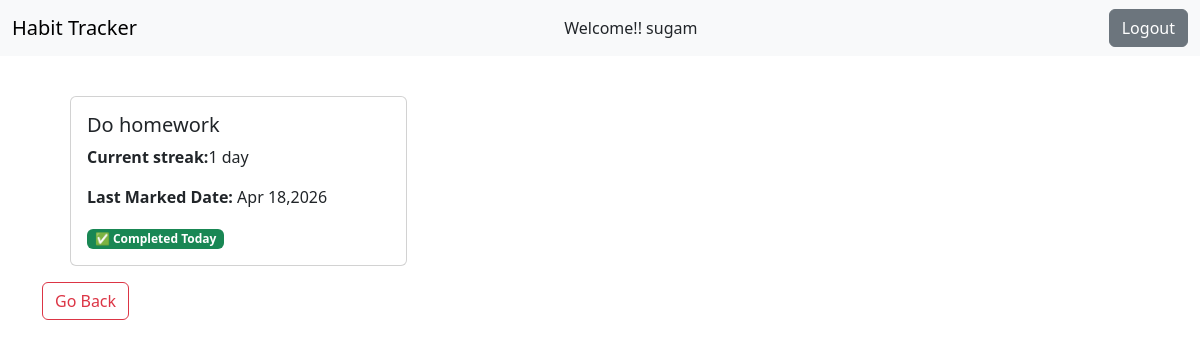
The app's page /view-streak/10/ (signed in) with its own data.
### habit_tracker/models.py (models this page shows, shortened)
class Habit(models.Model):
    user = models.ForeignKey(User,on_delete=models.CASCADE)
    name = models.CharField(max_length=255)
    streak = models.PositiveBigIntegerField(default=0)
    last_marked_date = models.DateField(null=True,blank=True)
    created_at = models.DateTimeField(auto_now_add=True,null=True,blank=True)

### habit_tracker/views.py (the view)
# urls.py: path("view-streak/<int:pk>/",views.ViewStreakView.as_view(),name="view-streak"),
class ViewStreakView(LoginRequiredMixin,DetailView):
    model = Habit
    template_name = "view_streak.html"
    context_object_name = "habit"
    def get_queryset(self):
        return Habit.objects.filter(user=self.request.user)
    def get_context_data(self, **kwargs):
        context = super().get_context_data(**kwargs)
        today = timezone.now().date()
        yesterday = today - timedelta(days=1)
        habit = self.object
        if habit.last_marked_date is None:
            status = "not_started"
        elif habit.last_marked_date == today:
            status = "completed_today"
        elif habit.last_marked_date == yesterday:
            status = "active"
        else:
            status = "broken"
        context['status'] = status
        return context

### templates/view_streak.html
{% extends "base.html" %}
{% block content %}
<div class="row row-cols-1 row-cols-md-3 g-4 m-3">
    <div class="col">
        <div class="card h-100">
            <div class="card-body">
                <h5 class="card-title">{{ habit.name }}</h5>
                <p class="card-text"><strong>Current streak:</strong>{{ habit.streak }} day{% if habit.streak != 1 %}s{% endif %}</p>
                <p><strong>Last Marked Date:</strong>
                    {% if habit.last_marked_date %}
                    {{ habit.last_marked_date|date:"M d,Y" }}
                    {% else %}
                    Not marked yet.
                    {% endif %}
                </p>
                {% if status == "not_started" %}
                <span class="badge bg-secondary">🆕 Not Started Yet</span>
                {% elif status == "completed_today" %}
                <span class="badge bg-success">✅ Completed Today</span>
                {% elif status == "active" %}
                <span class="badge bg-primary">🔥 Streak Active</span>
                {% elif status == "broken" %}
                <span class="badge bg-danger">❌Streak Broken</span>
                {% endif %}
            </div>
        </div>
    </div>
</div>
<a href="{% url 'habit-list' %}" class="btn btn-outline-danger">Go Back</a>
{% endblock content %}

### templates/base.html (shortened to what this page needs)
<!doctype html>
<html lang="en">
<head>
  <link href="https://cdn.jsdelivr.net/npm/bootstrap@5.3.8/dist/css/bootstrap.min.css" rel="stylesheet"
>
</head>
<body>
  <nav class="navbar bg-body-tertiary">
    <div class="container-fluid">
      <a class="navbar-brand" href="/">Habit Tracker</a>
      {% if user.is_authenticated %}
      Welcome!! {{ user.username }}
      <form action="{% url 'logout' %}" method="post">
        <button type="submit" class="btn btn-secondary">Logout</button>
      </form>
      {% endif %}
    </div>
  </nav>
  <div class="container">
    {% block content %}
    {% endblock content %}
  </div>
</body>
</html>

### records on screen
Habit: name "Do homework", streak "1", last_marked_date "Apr 18,2026"

### other values on screen
{{ user.username }} "sugam"
